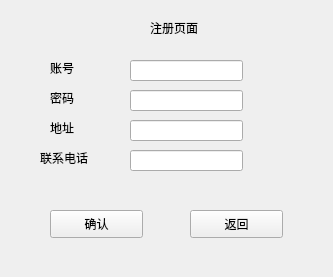
<?xml version="1.0" encoding="UTF-8"?>
<ui version="4.0">
 <class>Signup</class>
 <widget class="QWidget" name="Signup">
  <property name="geometry">
   <rect>
    <x>0</x>
    <y>0</y>
    <width>333</width>
    <height>277</height>
   </rect>
  </property>
  <property name="windowTitle">
   <string>Form</string>
  </property>
  <widget class="QLabel" name="label">
   <property name="geometry">
    <rect>
     <x>150</x>
     <y>20</y>
     <width>72</width>
     <height>15</height>
    </rect>
   </property>
   <property name="text">
    <string>注册页面</string>
   </property>
  </widget>
  <widget class="QLabel" name="label_2">
   <property name="geometry">
    <rect>
     <x>50</x>
     <y>60</y>
     <width>72</width>
     <height>15</height>
    </rect>
   </property>
   <property name="text">
    <string>账号</string>
   </property>
  </widget>
  <widget class="QLabel" name="label_3">
   <property name="geometry">
    <rect>
     <x>50</x>
     <y>90</y>
     <width>72</width>
     <height>15</height>
    </rect>
   </property>
   <property name="text">
    <string>密码</string>
   </property>
  </widget>
  <widget class="QLabel" name="label_4">
   <property name="geometry">
    <rect>
     <x>50</x>
     <y>120</y>
     <width>72</width>
     <height>15</height>
    </rect>
   </property>
   <property name="text">
    <string>地址</string>
   </property>
  </widget>
  <widget class="QLabel" name="label_5">
   <property name="geometry">
    <rect>
     <x>40</x>
     <y>150</y>
     <width>72</width>
     <height>15</height>
    </rect>
   </property>
   <property name="text">
    <string>联系电话</string>
   </property>
  </widget>
  <widget class="QLineEdit" name="le_username">
   <property name="geometry">
    <rect>
     <x>130</x>
     <y>60</y>
     <width>113</width>
     <height>21</height>
    </rect>
   </property>
  </widget>
  <widget class="QLineEdit" name="le_password">
   <property name="geometry">
    <rect>
     <x>130</x>
     <y>90</y>
     <width>113</width>
     <height>21</height>
    </rect>
   </property>
  </widget>
  <widget class="QLineEdit" name="le_address">
   <property name="geometry">
    <rect>
     <x>130</x>
     <y>120</y>
     <width>113</width>
     <height>21</height>
    </rect>
   </property>
  </widget>
  <widget class="QLineEdit" name="le_phone">
   <property name="geometry">
    <rect>
     <x>130</x>
     <y>150</y>
     <width>113</width>
     <height>21</height>
    </rect>
   </property>
  </widget>
  <widget class="QPushButton" name="btn_confirm">
   <property name="geometry">
    <rect>
     <x>50</x>
     <y>210</y>
     <width>93</width>
     <height>28</height>
    </rect>
   </property>
   <property name="text">
    <string>确认</string>
   </property>
  </widget>
  <widget class="QPushButton" name="btn_back">
   <property name="geometry">
    <rect>
     <x>190</x>
     <y>210</y>
     <width>93</width>
     <height>28</height>
    </rect>
   </property>
   <property name="text">
    <string>返回</string>
   </property>
  </widget>
 </widget>
 <resources/>
 <connections/>
</ui>
